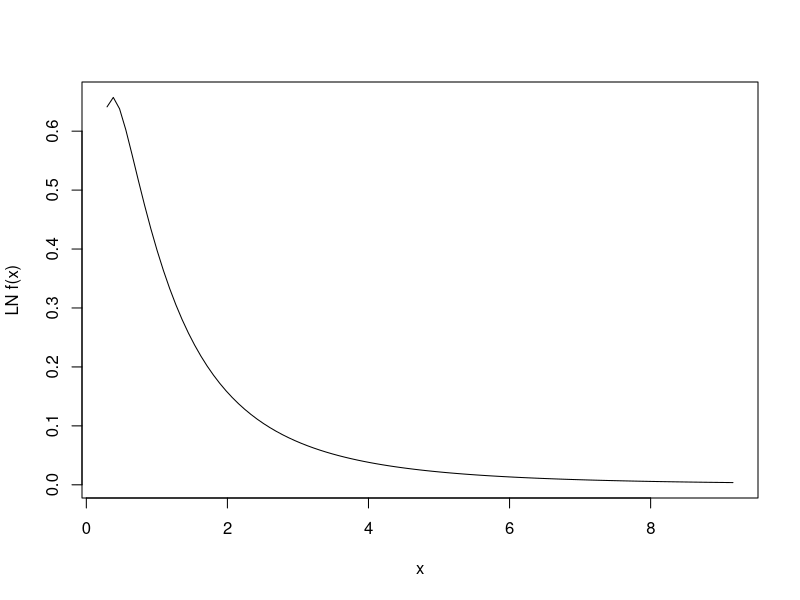

This chart was generated by the following R code:
## ------------------------------------------------------------------------
1:5
seq(1, 5)
seq(from = 1, to = 5)
seq(to = 5, from = 1)
seq(1, 5, by = 2)

## ------------------------------------------------------------------------
severity <- 10000
CV <- .3
sigma <- sqrt(log(1 + CV^2))
mu <- log(severity) - sigma^2/2
plot(function(x) dlnorm(x), mu, sigma, ylab="LN f(x)")

